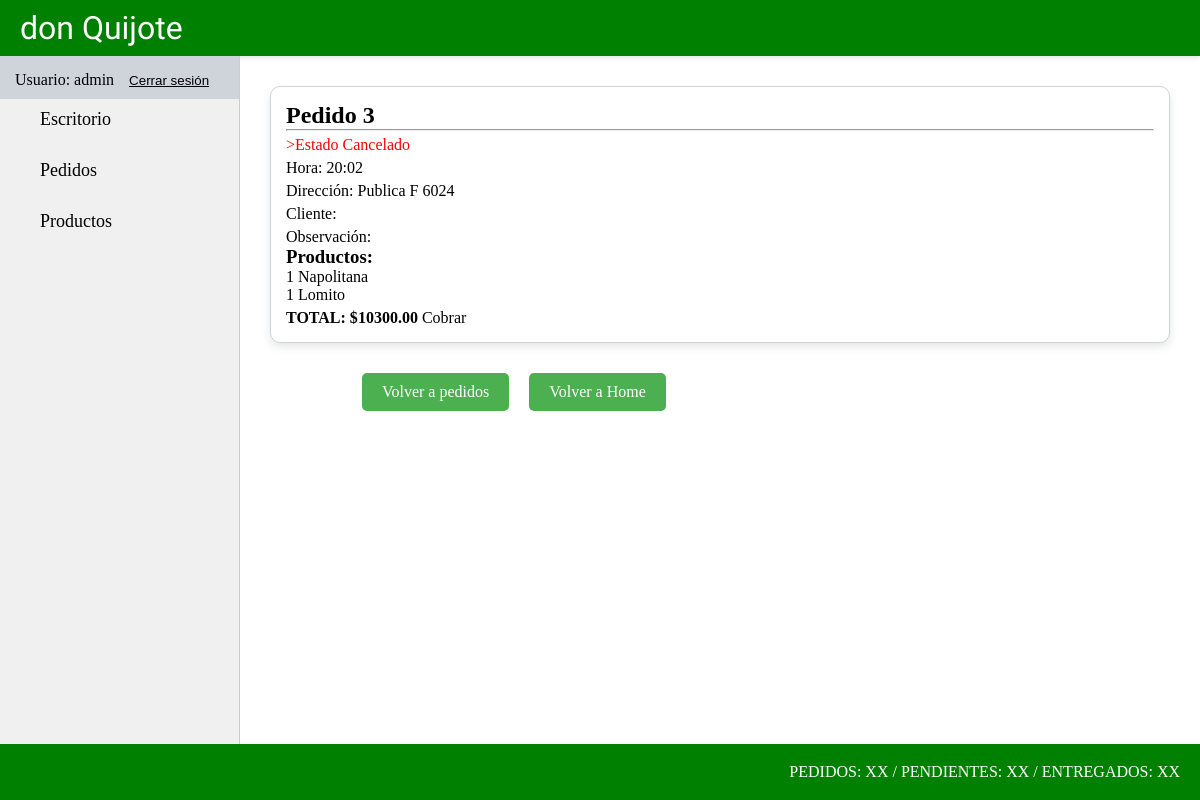
Page /pedido/pedido/detail/3 (signed in) on the committed database.
### pedido/models.py (models this page shows, shortened)
class Pedido(models.Model):
    ESTADO_CHOICES = [
        ('Entregado', 'Entregado'),
        ('Pendiente', 'Pendiente'),
        ('Cancelado', 'Cancelado')
    ]
    PAGO_CHOICES = [
        ('Efectivo', 'P. EFECT'),
        ('Transferencia', 'P. TRANSF'),
        ('Debito', 'P. DEBITO'),
        ('Cobrar', 'COBRAR')
    ]
    estado = models.CharField(max_length=10, choices=ESTADO_CHOICES, default='Pendiente')
    hora = models.TimeField(editable=False)
    direccion = models.CharField(max_length=100)
    cliente = models.TextField(max_length=100, blank=True, null=True)
    observacion = models.TextField(max_length=100, blank=True, null=True)
    precio_total = models.DecimalField(max_digits=10, decimal_places=2, default=0.00)
    pago = models.CharField(max_length=13, choices=PAGO_CHOICES, default='Cobrar')

class PedidoProducto(models.Model):
    pedido = models.ForeignKey(Pedido, on_delete=models.CASCADE)
    producto = models.ForeignKey("producto.Producto", on_delete=models.DO_NOTHING)
    cantidad = models.IntegerField(default=1)

### producto/models.py (models this page shows, shortened)
class Producto(models.Model):
    nombre = models.CharField(max_length=50)
    descripcion = models.CharField(max_length=200)
    precio = models.FloatField()
    categoria_id = models.ForeignKey(ProductoCategoria, on_delete=models.CASCADE)

### pedido/views.py (the view)
# urls.py: path("pedido/detail/<int:pk>", views.PedidoDetail.as_view(), name="pedido_detail"),
class PedidoDetail(LoginRequiredMixin, DetailView):
    model = models.Pedido

### pedido/templates/pedido/pedido_detail.html
{% extends 'core/base.html' %}
{% block section %}
    <div class="card-categoria">
        <h1>Pedido {{ object.id }}</h1>
        <hr>
        <p class="detalle-producto" style="color: red;"></span>>Estado {{ object.estado}}</p>
        <p class="detalle-producto">Hora: {{ object.hora|time:"H:i" }}</p>
        <p class="detalle-producto">Dirección: {{ object.direccion }}</p>
        <p class="detalle-producto">Cliente: {{ object.cliente }}</p>
        <p class="detalle-producto">Observación: {{ object.observacion }}</p>
        <h3>Productos:</h3>
        {% for pedido_producto in object.pedidoproducto_set.all %}
            <p>{{ pedido_producto.cantidad }} {{ pedido_producto.producto.nombre }}</p>
        {% endfor %}
        <p class="detalle-producto"><strong>TOTAL: ${{ object.precio_total }}</strong> {{ object.pago }}</p>
    </div>
    {% include 'pedido/components/botones_volver.html' %}
{% endblock section %}

### core/templates/core/components/navbar.html (shortened to what this page needs)
<nav class="container-nav">
    <ul class="list-app">
        {% if user.is_authenticated %}
            <div class="usuario-logout">
                <li class="list-link"><a>Usuario: {{ user.username }}</a></li>
                <li>
                    <form action="{% url 'core:logout' %}" method="post">
                        <button type="submit" class="btn-logout"><u>Cerrar sesión</u></button>
                    </form>
                </li>
            </div>
            <li class="list-link"><a class="link-app" href="{% url 'core:home' %}">Escritorio</a></li>
            <li class="list-link"><a class="link-app" href="{% url 'pedidos:pedido_list' %}">Pedidos</a></li>
            <li class="list-link"><a class="link-app" href="{% url 'producto:home' %}">Productos</a></li>
        {% else %}
            <li class="list-link"><a class="link-app" href="{% url 'core:login' %}">Login</a></li>
        {% endif %}
    </ul>
</nav>

### core/static/core/css/styles.css (style rules this page uses)
* { padding: 0; margin: 0; box-sizing: border-box; }
.container-nav { width: 20%; height: 86vh; background-color: #f0f0f0; float: left; overflow-y: auto; border-right: 1px solid #ccc; }
.list-app { list-style: none; padding: 0; }
.list-link { margin-bottom: 10px; }
.link-app { color: #000; text-decoration: none; font-size: 18px; display: block; padding: 10px 40px; transition: background-color 0.3s ease; }
.card-categoria { margin: 10px; padding: 15px; border-radius: 10px; border: 1px solid #ced4da; display: flex; flex-direction: column; background-color: #ffffff; box-shadow: 0 4px 8px rgba(0, 0, 0, 0.1); transition: transform 0.2s ease-in-out, box-shadow 0.2s ease-in-out; }
.detalle-producto { margin-top: 5px; }
.usuario-logout { display: flex; column-gap: 15px; padding-left: 15px; padding-top: 15px; background-color: #ced4da; }
.btn-logout { border: none; background-color: #ced4da; }

### rows in the picture
Pedido: id "3", estado "Cancelado", hora "20:02", direccion "Publica F 6024", precio_total "10300.00", pago "Cobrar"
PedidoProducto: cantidad "1", producto.nombre "Napolitana"
PedidoProducto: cantidad "1", producto.nombre "Lomito"

### other values in the picture
{{ user.username }} "admin"
